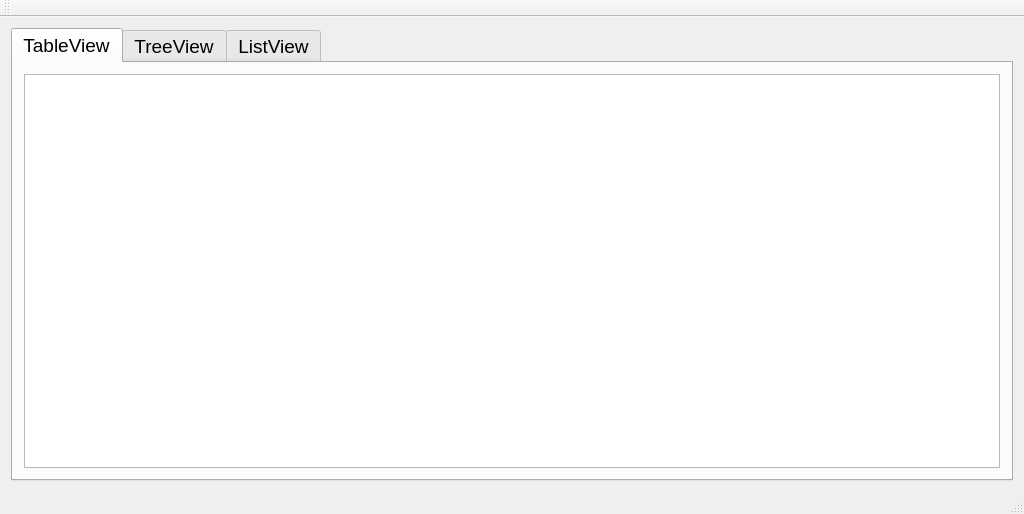
<?xml version="1.0" encoding="UTF-8"?>
<ui version="4.0">
 <class>Lecture11_demo_custom_modelsClass</class>
 <widget class="QMainWindow" name="Lecture11_demo_custom_modelsClass">
  <property name="geometry">
   <rect>
    <x>0</x>
    <y>0</y>
    <width>1024</width>
    <height>514</height>
   </rect>
  </property>
  <property name="windowTitle">
   <string>Lecture11_demo_custom_models</string>
  </property>
  <widget class="QWidget" name="centralWidget">
   <layout class="QHBoxLayout" name="horizontalLayout">
    <item>
     <widget class="QTabWidget" name="tabWidget">
      <property name="font">
       <font>
        <pointsize>14</pointsize>
       </font>
      </property>
      <property name="currentIndex">
       <number>0</number>
      </property>
      <widget class="QWidget" name="tableView">
       <attribute name="title">
        <string>TableView</string>
       </attribute>
       <layout class="QHBoxLayout" name="horizontalLayout_2">
        <item>
         <widget class="QTableView" name="genesTableView"/>
        </item>
       </layout>
      </widget>
      <widget class="QWidget" name="treeView">
       <attribute name="title">
        <string>TreeView</string>
       </attribute>
       <layout class="QHBoxLayout" name="horizontalLayout_3">
        <item>
         <widget class="QTreeView" name="genesTreeView"/>
        </item>
       </layout>
      </widget>
      <widget class="QWidget" name="tab">
       <attribute name="title">
        <string>ListView</string>
       </attribute>
       <layout class="QHBoxLayout" name="horizontalLayout_4">
        <item>
         <widget class="QListView" name="listView"/>
        </item>
       </layout>
      </widget>
     </widget>
    </item>
   </layout>
  </widget>
  <widget class="QMenuBar" name="menuBar">
   <property name="geometry">
    <rect>
     <x>0</x>
     <y>0</y>
     <width>1024</width>
     <height>21</height>
    </rect>
   </property>
  </widget>
  <widget class="QToolBar" name="mainToolBar">
   <attribute name="toolBarArea">
    <enum>TopToolBarArea</enum>
   </attribute>
   <attribute name="toolBarBreak">
    <bool>false</bool>
   </attribute>
  </widget>
  <widget class="QStatusBar" name="statusBar"/>
 </widget>
 <layoutdefault spacing="6" margin="11"/>
 <resources>
  <include location="lecture11_demo_custom_models.qrc"/>
 </resources>
 <connections/>
</ui>
